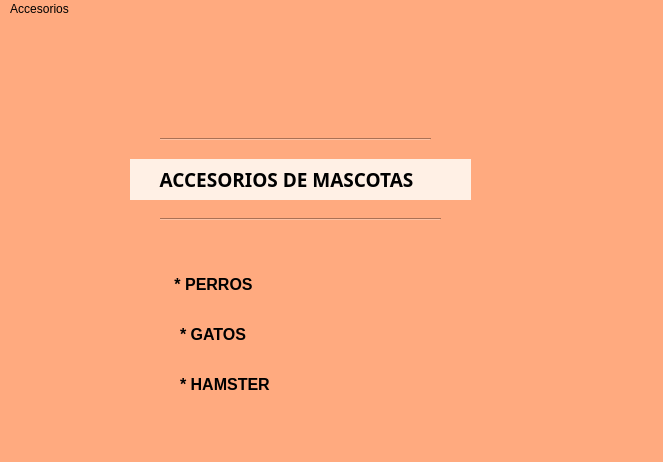
<?xml version="1.0" encoding="UTF-8"?>
<ui version="4.0">
 <class>MainWindow</class>
 <widget class="QMainWindow" name="MainWindow">
  <property name="geometry">
   <rect>
    <x>0</x>
    <y>0</y>
    <width>663</width>
    <height>462</height>
   </rect>
  </property>
  <property name="minimumSize">
   <size>
    <width>663</width>
    <height>0</height>
   </size>
  </property>
  <property name="palette">
   <palette>
    <active>
     <colorrole role="Button">
      <brush brushstyle="SolidPattern">
       <color alpha="255">
        <red>255</red>
        <green>170</green>
        <blue>127</blue>
       </color>
      </brush>
     </colorrole>
     <colorrole role="Base">
      <brush brushstyle="SolidPattern">
       <color alpha="255">
        <red>255</red>
        <green>170</green>
        <blue>127</blue>
       </color>
      </brush>
     </colorrole>
     <colorrole role="Window">
      <brush brushstyle="SolidPattern">
       <color alpha="255">
        <red>255</red>
        <green>170</green>
        <blue>127</blue>
       </color>
      </brush>
     </colorrole>
     <colorrole role="LinkVisited">
      <brush brushstyle="SolidPattern">
       <color alpha="255">
        <red>255</red>
        <green>85</green>
        <blue>255</blue>
       </color>
      </brush>
     </colorrole>
    </active>
    <inactive>
     <colorrole role="Button">
      <brush brushstyle="SolidPattern">
       <color alpha="255">
        <red>255</red>
        <green>170</green>
        <blue>127</blue>
       </color>
      </brush>
     </colorrole>
     <colorrole role="Base">
      <brush brushstyle="SolidPattern">
       <color alpha="255">
        <red>255</red>
        <green>170</green>
        <blue>127</blue>
       </color>
      </brush>
     </colorrole>
     <colorrole role="Window">
      <brush brushstyle="SolidPattern">
       <color alpha="255">
        <red>255</red>
        <green>170</green>
        <blue>127</blue>
       </color>
      </brush>
     </colorrole>
     <colorrole role="LinkVisited">
      <brush brushstyle="SolidPattern">
       <color alpha="255">
        <red>255</red>
        <green>85</green>
        <blue>255</blue>
       </color>
      </brush>
     </colorrole>
    </inactive>
    <disabled>
     <colorrole role="Button">
      <brush brushstyle="SolidPattern">
       <color alpha="255">
        <red>255</red>
        <green>170</green>
        <blue>127</blue>
       </color>
      </brush>
     </colorrole>
     <colorrole role="Base">
      <brush brushstyle="SolidPattern">
       <color alpha="255">
        <red>255</red>
        <green>170</green>
        <blue>127</blue>
       </color>
      </brush>
     </colorrole>
     <colorrole role="Window">
      <brush brushstyle="SolidPattern">
       <color alpha="255">
        <red>255</red>
        <green>170</green>
        <blue>127</blue>
       </color>
      </brush>
     </colorrole>
     <colorrole role="LinkVisited">
      <brush brushstyle="SolidPattern">
       <color alpha="255">
        <red>255</red>
        <green>85</green>
        <blue>255</blue>
       </color>
      </brush>
     </colorrole>
    </disabled>
   </palette>
  </property>
  <property name="font">
   <font>
    <family>Courier New</family>
    <pointsize>16</pointsize>
    <weight>75</weight>
    <italic>true</italic>
    <bold>true</bold>
   </font>
  </property>
  <property name="windowTitle">
   <string>MainWindow</string>
  </property>
  <property name="styleSheet">
   <string notr="true">background-color: rgb(255, 170, 127);</string>
  </property>
  <widget class="QWidget" name="centralwidget">
   <widget class="QLabel" name="label_titulo">
    <property name="geometry">
     <rect>
      <x>130</x>
      <y>140</y>
      <width>341</width>
      <height>41</height>
     </rect>
    </property>
    <property name="font">
     <font>
      <family>Aharoni</family>
      <pointsize>14</pointsize>
      <weight>75</weight>
      <italic>false</italic>
      <bold>true</bold>
     </font>
    </property>
    <property name="styleSheet">
     <string notr="true">background-color: rgb(255, 240, 229);</string>
    </property>
    <property name="text">
     <string>      ACCESORIOS DE MASCOTAS</string>
    </property>
   </widget>
   <widget class="Line" name="line">
    <property name="geometry">
     <rect>
      <x>160</x>
      <y>190</y>
      <width>281</width>
      <height>20</height>
     </rect>
    </property>
    <property name="orientation">
     <enum>Qt::Horizontal</enum>
    </property>
   </widget>
   <widget class="Line" name="line_2">
    <property name="geometry">
     <rect>
      <x>160</x>
      <y>110</y>
      <width>271</width>
      <height>20</height>
     </rect>
    </property>
    <property name="orientation">
     <enum>Qt::Horizontal</enum>
    </property>
   </widget>
   <widget class="QLabel" name="label">
    <property name="geometry">
     <rect>
      <x>170</x>
      <y>250</y>
      <width>181</width>
      <height>31</height>
     </rect>
    </property>
    <property name="font">
     <font>
      <pointsize>12</pointsize>
      <weight>75</weight>
      <bold>true</bold>
     </font>
    </property>
    <property name="text">
     <string> * PERROS</string>
    </property>
   </widget>
   <widget class="QLabel" name="label_2">
    <property name="geometry">
     <rect>
      <x>180</x>
      <y>300</y>
      <width>181</width>
      <height>31</height>
     </rect>
    </property>
    <property name="font">
     <font>
      <pointsize>12</pointsize>
      <weight>75</weight>
      <bold>true</bold>
     </font>
    </property>
    <property name="text">
     <string>* GATOS</string>
    </property>
   </widget>
   <widget class="QLabel" name="label_3">
    <property name="geometry">
     <rect>
      <x>180</x>
      <y>350</y>
      <width>181</width>
      <height>31</height>
     </rect>
    </property>
    <property name="font">
     <font>
      <pointsize>12</pointsize>
      <weight>75</weight>
      <bold>true</bold>
     </font>
    </property>
    <property name="text">
     <string>* HAMSTER</string>
    </property>
   </widget>
  </widget>
  <widget class="QMenuBar" name="menubar">
   <property name="geometry">
    <rect>
     <x>0</x>
     <y>0</y>
     <width>663</width>
     <height>21</height>
    </rect>
   </property>
   <widget class="QMenu" name="menu">
    <property name="title">
     <string>Accesorios</string>
    </property>
    <addaction name="submenu_insertar_accesorio"/>
    <addaction name="submenu_listar_accesorios"/>
    <addaction name="submenu_inicio"/>
    <addaction name="submenu_table_widget_accesorios"/>
    <addaction name="submenu_list_widget_accesorios"/>
    <addaction name="separator"/>
   </widget>
   <addaction name="menu"/>
  </widget>
  <widget class="QStatusBar" name="statusbar"/>
  <action name="submenu_insertar_accesorio">
   <property name="text">
    <string>Insertar Accesorio</string>
   </property>
  </action>
  <action name="submenu_listar_accesorios">
   <property name="text">
    <string>listar accesorios</string>
   </property>
  </action>
  <action name="submenu_inicio">
   <property name="text">
    <string>inicio</string>
   </property>
  </action>
  <action name="submenu_list_widget_accesorios">
   <property name="text">
    <string>listado_list_widget</string>
   </property>
  </action>
  <action name="submenu_table_widget_accesorios">
   <property name="text">
    <string>editar_table_widget</string>
   </property>
  </action>
 </widget>
 <resources/>
 <connections/>
</ui>
